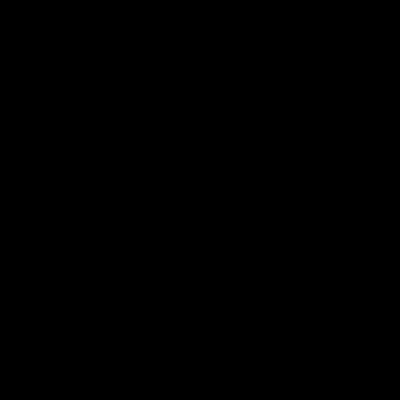
Frame 1 (no input)
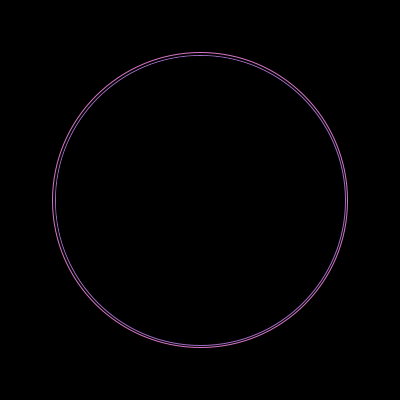
Frame 60 (the mouse pressed at the canvas centre just before this capture)
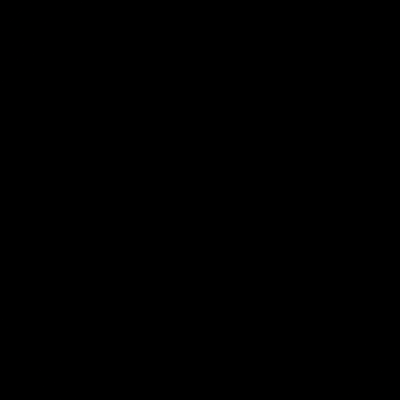
Frame 120 (the mouse held since frame 60 and released just before this capture)

The Processing sketch that drew these frames (run headless with seeded random() and noise(); from frame 60 on, the mouse is pressed at the canvas centre):

// Processing sketch: processing_4777
// ── processing_4777.pde


  int x = 0;

void setup(){
  size(400,400);
  background(0);
  stroke(255);
  noFill();
 smooth();

}

void draw(){
  strokeWeight(1);
  stroke(random(100,255),random(100,255),random(100,255));
  ellipse(width/2,height/2,x,x);
  stroke(0);
  strokeWeight(3);  // strokeWeight has to be heavier to erase aliased bits of previous line
  ellipse(width/2,height/2,x-10,x-10);
  x = x + 5;
if (mousePressed && (mouseButton == LEFT)) {
  x = 0;
  }
}
